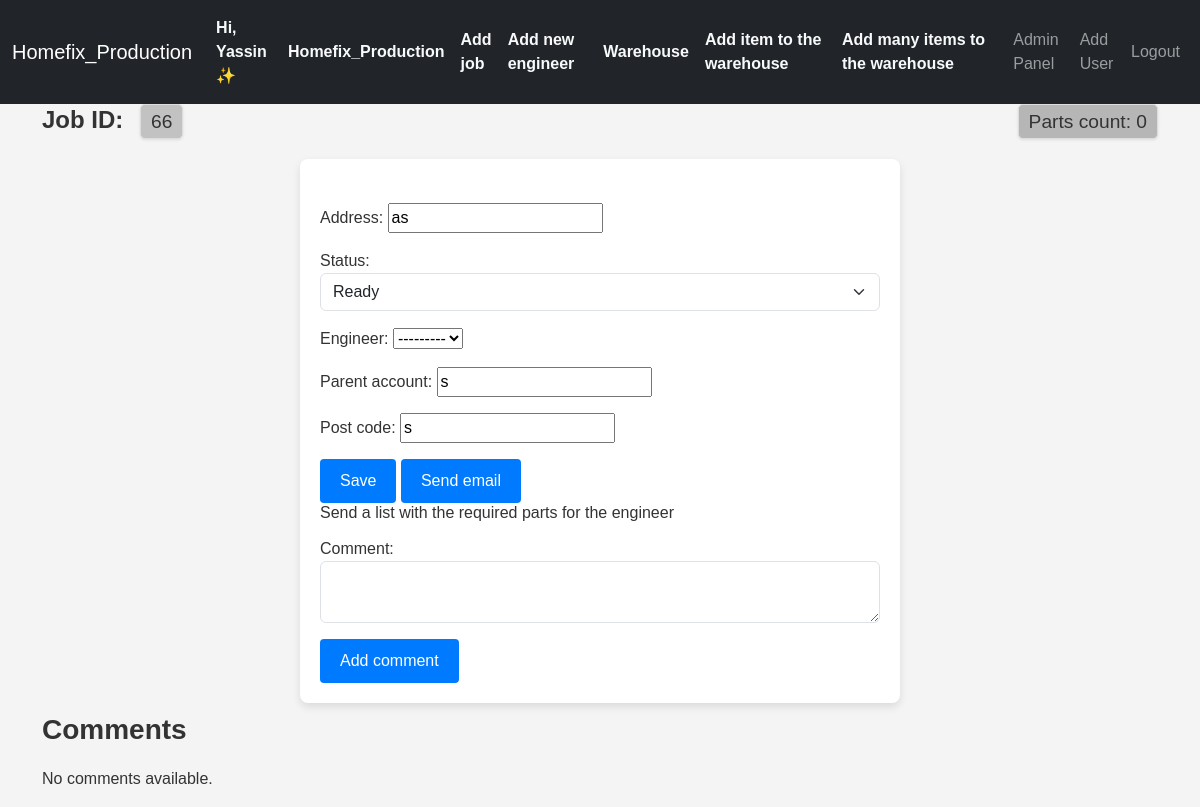
/job/66/ (signed in), run on the app's committed database.
### inventory/models.py (models this page shows, shortened)
class CustomUser(AbstractUser):
    permission_choices=[('admin','Admin'),
                        ('employee','Employee'),
                        ('owner','Owner')]
    company = models.ForeignKey(Company, on_delete=models.CASCADE, null=True, blank=True, related_name="employeees")
    email = models.EmailField(unique=True)
    username = models.CharField(max_length=90, unique=False)
    permission = models.CharField(choices=permission_choices,default='employee')
    is_owner=models.BooleanField(default=False,)
    is_admin=models.BooleanField(default=False,)
    is_employee=models.BooleanField(default=False,)
    is_banned=models.BooleanField(default=False,)
    REQUIRED_FIELDS = ['username',]
    USERNAME_FIELD = 'email'
    verbose_name='User'
    class Meta:
        verbose_name_plural = 'users'
        ordering = ['is_owner','is_admin','is_employee','is_banned']

class Company(models.Model):
    owner = models.ForeignKey("inventory.CustomUser", on_delete=models.CASCADE, null=True, blank=True,related_name="company_owner")
    employees = models.ManyToManyField('CustomUser', related_name='companies')
    company_name=models.CharField(max_length=70)
    company_email = models.EmailField(unique=True)
    address=models.TextField()
    phone=models.CharField(max_length=15)
    class Meta:
        verbose_name_plural = 'companies'
        ordering = ['company_name']

class Job(models.Model):
    status_chouces=[
        ('ready', 'Ready'),
        ('paused', 'Paused'),
        ('completed', 'Completed'),
        ('cancelled', 'Cancelled'),
        ('quoted', 'Quoted and waiting')
    ]
    address = models.CharField(max_length=70)
    job_id=models.BigIntegerField()
    status=models.CharField(choices=status_chouces, max_length=20)
    quotation=models.DecimalField(max_digits=10, decimal_places=2,blank=True,null=True)
    engineer=models.ForeignKey(Engineer,on_delete=models.SET_NULL,null=True,blank=True)
    parent_account=models.CharField(max_length=70)
    added_date=models.DateField(auto_now_add=True)
    company=models.ForeignKey(Company,on_delete=models.CASCADE,related_name="job_company")
    items_arrived=models.BooleanField(default=False, )
    post_code=models.CharField(max_length=10, null=True, blank=True)
    quoted=models.BooleanField(default=False)
    class Meta:
        unique_together = ('job_id', 'company')  # Enforce uniqueness at the company level
        ordering=['-added_date']

### inventory/views.py (the view, shortened to what this page needs)
# urls.py: path('job/<int:pk>/',views.update_job,name='update_job'),
@login_required
def update_job(request, pk, cancel=0):
    job=Job.objects.filter(company=request.user.company).get(job_id=pk)
    items=JobItem.objects.filter(job=job)
    items_count=job.items.all().count()
    form = JobForm(instance=job,updating=True,)
    comments_form=CommentForm(initial={
        'content_type': ContentType.objects.get_for_model(Job),
        'object_id': job.job_id,
        'company': request.user.company,
        })
    comments = Comment.objects.filter(content_type=ContentType.objects.get_for_model(Job), object_id=job.job_id,company=request.user.company)
    context={'form': form,'job':job,'comments_form':comments_form,'comments':comments,'items':items,'items_count':items_count}
    return render(request, 'inventory/job_update.html', context)

### inventory/forms.py
class CommentForm(forms.ModelForm):
    class Meta:
        model = Comment
        fields = ['comment', 'content_type', 'object_id']
        widgets = {
            'comment': forms.Textarea(attrs={'rows': 2, 'class': 'form-control'}),
            'content_type': forms.HiddenInput(),
            'object_id': forms.HiddenInput(),
            'company': forms.HiddenInput(),
        }

### inventory/templatetags/custom_tags.py (called while the page is built)
@register.filter
def is_admin(user):
    if user.groups.filter(name='Admin').exists() or user.company.owner==user:
        return True
    return False

@register.filter
def is_owner(user):
    if user.is_authenticated and user.company.owner==user:
        return True
    return False

### templates/inventory/job_update.html (shortened to what this page needs)
{% extends 'inventory/base.html' %}
{% load static %}
{% block body %}
  <h2 style="margin-bottom: 20px; font-size: 1.5rem; font-weight: bold; display: flex; justify-content: space-between; align-items: center;">
    <span>
      Job ID:
      <span style="
        display: inline-block;
        padding: 5px 10px;
        margin-left: 10px;
        font-size: 1.2rem;
        font-weight: normal;
        color: #333;
        background-color: rgba(182, 182, 182, 0.79);
        border: 1px solid #ddd;
        border-radius: 5px;
        box-shadow: 0 1px 3px rgba(0, 0, 0, 0.1);
      ">{{ job.job_id }}</span>
    </span>
    <span style="
        display: inline-block;
        padding: 5px 10px;
        font-size: 1.2rem;
        font-weight: normal;
        color: #333;
        background-color: rgb(182, 182, 182);
        border: 1px solid #ddd;
        border-radius: 5px;
        box-shadow: 0 1px 3px rgba(0, 0, 0, 0.1);
      ">Parts count: {{ items_count }}</span>
  </h2>
  <section class="form-section">
    <form action="" method="POST" enctype="multipart/form-data" class="form-container">
      <br />
      <div class="form-group">{{ form.as_p }}</div>
      <div class="form-group">
        <button type="submit" name="save" class="btn-submit">Save</button>
        <button type="submit" name="send_email" class="btn-submit">Send email</button><span><h6>Send a list with the required parts for the engineer</h6></span>
      </div>
      <form method="POST">
        <section class="form-section">
          <div class="form-group">{{ comments_form.as_p }}</div>
          <div>
            <button name="add_comment" type="submit" class="btn-submit">Add comment</button>
          </div>
        </section>
      </form>
    </form>
  </section>
  <section>
    <h3>Comments</h3>
    <div class="comments-container">
      {% for comment in comments %}
        <div class="comment-card">
          <span>Added by {{ comment.added_by.username }}</span>
          <p style="color: rgba(117, 58, 255, 0.79);">{{ comment }}</p>
          <span>{{ comment.added_date }}</span>
        </div>
      {% empty %}
        <p>No comments available.</p>
      {% endfor %}
    </div>
  </section>
{% endblock %}

### templates/inventory/base.html (shortened to what this page needs)
{% load static %}
{% load custom_tags %}
<!DOCTYPE html>
<html lang="en">
  <head>
    <link href="https://cdn.jsdelivr.net/npm/bootstrap@5.3.3/dist/css/bootstrap.min.css" rel="stylesheet" />
    <link rel="stylesheet" href="{% static 'css/style.css' %}" />
  </head>
  <body>
    {% if request.user.is_authenticated %}
      <nav class="navbar navbar-expand-lg navbar-dark bg-dark">
        <div class="container-fluid">
          <a class="navbar-brand" href="{% url 'inventory' %}">{{ request.user.company.company_name }}</a>
          <div class="collapse navbar-collapse" id="navbarNav">
            <ul class="navbar-nav ms-auto align-items-center">
              <li class="nav-item">
                <a class="nav-link fw-bold text-light" href="{% url 'update_user' request.user.id %}">
                  {% if request.user|is_owner %}
                    Hi, {{ request.user.username }} ✨
                  {% else %}
                    {% if request.user|is_admin %}
                      {{ request.user.username }}👔 <small>Admin</small>
                    {% else %}
                      {{ request.user.username }}👔 <small>Employee</small>
                    {% endif %}
                  {% endif %}
                </a>
              </li>
              {% if request.user.company %}
                {% if request.user|is_owner %}
                  <li class="nav-item">
                    <a class="nav-link fw-bold text-light" href="{% url 'update_company' %}">{{ request.user.company.company_name }}</a>
                  </li>
                {% else %}
                  <li class="nav-item">
                    <a class="nav-link fw-bold text-light" href="{% url 'update_company' %}">{{ request.user.company.company_name }}</a>
                  </li>
                {% endif %}
              {% endif %}
              <li class="nav-item">
                <a class="nav-link fw-bold text-light" href="{% url 'create_job' %}">Add job</a>
              </li>
              <li class="nav-item">
                <a class="nav-link fw-bold text-light" href="{% url 'add_eng' %}">Add new engineer</a>
              </li>
              <li class="nav-item">
                <a class="nav-link fw-bold text-light" href="{% url 'warehouse' %}">Warehouse</a>
              </li>
              <li class="nav-item">
                <a class="nav-link fw-bold text-light" href="{% url 'item_add' True %}">Add item to the warehouse</a>
              </li>
              <li class="nav-item">
                <a class="nav-link fw-bold text-light" href="{% url 'batch_entry' %}">Add many items to the warehouse</a>
              </li>
              {% if request.user|is_admin %}
                <li class="nav-item">
                  <a class="nav-link" href="{% url 'admin_panel' %}">Admin Panel</a>
                </li>
                <li class="nav-item">
                  <a class="nav-link" href="{% url 'register' %}">Add User</a>
                </li>
              {% endif %}
              <li class="nav-item">
                <a class="nav-link" href="{% url 'logout' %}">Logout</a>
              </li>
            </ul>
          </div>
        </div>
      </nav>
    {% endif %}
    <div class="container content">
      {% block body %}
      {% endblock %}
    </div>
  </body>
</html>

### stock/static/css/style.css (style rules this page uses)
body { font-family: Arial, sans-serif; background: #f4f4f4; margin: 0; padding: 0; color: #333; }
h2, h3, h4 { font-weight: 600; margin-bottom: 10px; }
.form-container { background: #fff; padding: 20px; border-radius: 8px; box-shadow: 0 4px 8px rgba(0, 0, 0, 0.1); max-width: 600px; margin: 10px auto; }
.form-group { margin-bottom: 15px; }
.btn-submit { background: #007bff; color: #fff; padding: 10px 20px; border: none; border-radius: 4px; font-size: 16px; cursor: pointer; transition: background 0.3s; }
.comments-container { display: flex; flex-direction: column; gap: 10px; margin-top: 20px; }

### data on the page
CustomUser: user.company.company_name "Homefix_Production", user.username "Yassin"
Job: job_id "66", address "as", status "Ready", engineer "---------", parent_account "s", post_code "s"

### other printed values
{{ items_count }} "0"
